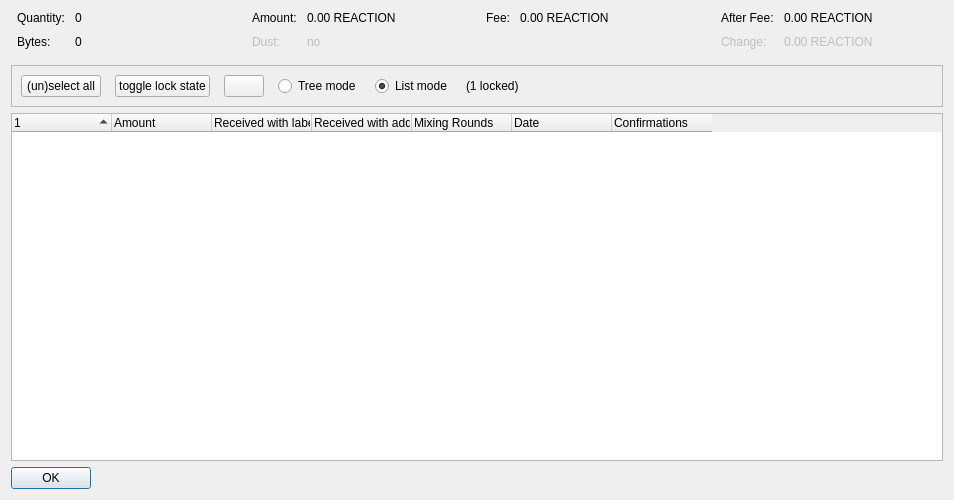
<?xml version="1.0" encoding="UTF-8"?>
<ui version="4.0">
 <class>CoinControlDialog</class>
 <widget class="QDialog" name="CoinControlDialog">
  <property name="geometry">
   <rect>
    <x>0</x>
    <y>0</y>
    <width>954</width>
    <height>500</height>
   </rect>
  </property>
  <property name="windowTitle">
   <string>Coin Selection</string>
  </property>
  <layout class="QVBoxLayout" name="verticalLayout">
   <item>
    <layout class="QHBoxLayout" name="horizontalLayoutTop" stretch="0,0,0,0">
     <property name="topMargin">
      <number>0</number>
     </property>
     <property name="bottomMargin">
      <number>10</number>
     </property>
     <item>
      <layout class="QFormLayout" name="formLayoutCoinControl1">
       <property name="horizontalSpacing">
        <number>10</number>
       </property>
       <property name="verticalSpacing">
        <number>10</number>
       </property>
       <property name="leftMargin">
        <number>6</number>
       </property>
       <property name="rightMargin">
        <number>6</number>
       </property>
       <item row="0" column="0">
        <widget class="QLabel" name="labelCoinControlQuantityText">
         <property name="text">
          <string>Quantity:</string>
         </property>
        </widget>
       </item>
       <item row="0" column="1">
        <widget class="QLabel" name="labelCoinControlQuantity">
         <property name="cursor">
          <cursorShape>IBeamCursor</cursorShape>
         </property>
         <property name="contextMenuPolicy">
          <enum>Qt::ActionsContextMenu</enum>
         </property>
         <property name="text">
          <string notr="true">0</string>
         </property>
         <property name="textInteractionFlags">
          <set>Qt::LinksAccessibleByMouse|Qt::TextSelectableByKeyboard|Qt::TextSelectableByMouse</set>
         </property>
        </widget>
       </item>
       <item row="1" column="0">
        <widget class="QLabel" name="labelCoinControlBytesText">
         <property name="text">
          <string>Bytes:</string>
         </property>
        </widget>
       </item>
       <item row="1" column="1">
        <widget class="QLabel" name="labelCoinControlBytes">
         <property name="cursor">
          <cursorShape>IBeamCursor</cursorShape>
         </property>
         <property name="contextMenuPolicy">
          <enum>Qt::ActionsContextMenu</enum>
         </property>
         <property name="text">
          <string notr="true">0</string>
         </property>
         <property name="textInteractionFlags">
          <set>Qt::LinksAccessibleByMouse|Qt::TextSelectableByKeyboard|Qt::TextSelectableByMouse</set>
         </property>
        </widget>
       </item>
      </layout>
     </item>
     <item>
      <layout class="QFormLayout" name="formLayoutCoinControl2">
       <property name="horizontalSpacing">
        <number>10</number>
       </property>
       <property name="verticalSpacing">
        <number>10</number>
       </property>
       <property name="leftMargin">
        <number>6</number>
       </property>
       <property name="rightMargin">
        <number>6</number>
       </property>
       <item row="0" column="0">
        <widget class="QLabel" name="labelCoinControlAmountText">
         <property name="text">
          <string>Amount:</string>
         </property>
        </widget>
       </item>
       <item row="0" column="1">
        <widget class="QLabel" name="labelCoinControlAmount">
         <property name="cursor">
          <cursorShape>IBeamCursor</cursorShape>
         </property>
         <property name="contextMenuPolicy">
          <enum>Qt::ActionsContextMenu</enum>
         </property>
         <property name="text">
          <string notr="true">0.00 REACTION</string>
         </property>
         <property name="textInteractionFlags">
          <set>Qt::LinksAccessibleByMouse|Qt::TextSelectableByKeyboard|Qt::TextSelectableByMouse</set>
         </property>
        </widget>
       </item>
       <item row="1" column="0">
        <widget class="QLabel" name="labelCoinControlLowOutputText">
         <property name="enabled">
          <bool>false</bool>
         </property>
         <property name="text">
          <string>Dust:</string>
         </property>
        </widget>
       </item>
       <item row="1" column="1">
        <widget class="QLabel" name="labelCoinControlLowOutput">
         <property name="enabled">
          <bool>false</bool>
         </property>
         <property name="cursor">
          <cursorShape>IBeamCursor</cursorShape>
         </property>
         <property name="contextMenuPolicy">
          <enum>Qt::ActionsContextMenu</enum>
         </property>
         <property name="text">
          <string notr="true">no</string>
         </property>
         <property name="textInteractionFlags">
          <set>Qt::LinksAccessibleByMouse|Qt::TextSelectableByKeyboard|Qt::TextSelectableByMouse</set>
         </property>
        </widget>
       </item>
      </layout>
     </item>
     <item>
      <layout class="QFormLayout" name="formLayoutCoinControl3">
       <property name="horizontalSpacing">
        <number>10</number>
       </property>
       <property name="verticalSpacing">
        <number>10</number>
       </property>
       <property name="leftMargin">
        <number>6</number>
       </property>
       <property name="rightMargin">
        <number>6</number>
       </property>
       <item row="0" column="0">
        <widget class="QLabel" name="labelCoinControlFeeText">
         <property name="text">
          <string>Fee:</string>
         </property>
        </widget>
       </item>
       <item row="0" column="1">
        <widget class="QLabel" name="labelCoinControlFee">
         <property name="cursor">
          <cursorShape>IBeamCursor</cursorShape>
         </property>
         <property name="contextMenuPolicy">
          <enum>Qt::ActionsContextMenu</enum>
         </property>
         <property name="text">
          <string notr="true">0.00 REACTION</string>
         </property>
         <property name="textInteractionFlags">
          <set>Qt::LinksAccessibleByMouse|Qt::TextSelectableByKeyboard|Qt::TextSelectableByMouse</set>
         </property>
        </widget>
       </item>
      </layout>
     </item>
     <item>
      <layout class="QFormLayout" name="formLayoutCoinControl4">
       <property name="horizontalSpacing">
        <number>10</number>
       </property>
       <property name="verticalSpacing">
        <number>10</number>
       </property>
       <property name="leftMargin">
        <number>6</number>
       </property>
       <property name="rightMargin">
        <number>6</number>
       </property>
       <item row="0" column="0">
        <widget class="QLabel" name="labelCoinControlAfterFeeText">
         <property name="text">
          <string>After Fee:</string>
         </property>
        </widget>
       </item>
       <item row="0" column="1">
        <widget class="QLabel" name="labelCoinControlAfterFee">
         <property name="cursor">
          <cursorShape>IBeamCursor</cursorShape>
         </property>
         <property name="contextMenuPolicy">
          <enum>Qt::ActionsContextMenu</enum>
         </property>
         <property name="text">
          <string notr="true">0.00 REACTION</string>
         </property>
         <property name="textInteractionFlags">
          <set>Qt::LinksAccessibleByMouse|Qt::TextSelectableByKeyboard|Qt::TextSelectableByMouse</set>
         </property>
        </widget>
       </item>
       <item row="1" column="0">
        <widget class="QLabel" name="labelCoinControlChangeText">
         <property name="enabled">
          <bool>false</bool>
         </property>
         <property name="text">
          <string>Change:</string>
         </property>
        </widget>
       </item>
       <item row="1" column="1">
        <widget class="QLabel" name="labelCoinControlChange">
         <property name="enabled">
          <bool>false</bool>
         </property>
         <property name="cursor">
          <cursorShape>IBeamCursor</cursorShape>
         </property>
         <property name="contextMenuPolicy">
          <enum>Qt::ActionsContextMenu</enum>
         </property>
         <property name="text">
          <string notr="true">0.00 REACTION</string>
         </property>
         <property name="textInteractionFlags">
          <set>Qt::LinksAccessibleByMouse|Qt::TextSelectableByKeyboard|Qt::TextSelectableByMouse</set>
         </property>
        </widget>
       </item>
      </layout>
     </item>
    </layout>
   </item>
   <item>
    <widget class="QFrame" name="frame">
     <property name="minimumSize">
      <size>
       <width>0</width>
       <height>40</height>
      </size>
     </property>
     <property name="frameShape">
      <enum>QFrame::StyledPanel</enum>
     </property>
     <property name="frameShadow">
      <enum>QFrame::Sunken</enum>
     </property>
     <layout class="QHBoxLayout" name="horizontalLayout">
      <item>
       <layout class="QHBoxLayout" name="horizontalLayoutPanel" stretch="0,0,0,0,0,0,0">
        <property name="spacing">
         <number>14</number>
        </property>
        <item>
         <widget class="QPushButton" name="pushButtonSelectAll">
          <property name="sizePolicy">
           <sizepolicy hsizetype="Maximum" vsizetype="Fixed">
            <horstretch>0</horstretch>
            <verstretch>0</verstretch>
           </sizepolicy>
          </property>
          <property name="text">
           <string>(un)select all</string>
          </property>
          <property name="autoDefault">
           <bool>false</bool>
          </property>
         </widget>
        </item>
        <item>
         <widget class="QPushButton" name="pushButtonToggleLock">
          <property name="sizePolicy">
           <sizepolicy hsizetype="Maximum" vsizetype="Fixed">
            <horstretch>0</horstretch>
            <verstretch>0</verstretch>
           </sizepolicy>
          </property>
          <property name="text">
           <string>toggle lock state</string>
          </property>
          <property name="autoDefault">
           <bool>false</bool>
          </property>
         </widget>
        </item>
        <item>
         <widget class="QPushButton" name="hideButton">
          <property name="sizePolicy">
           <sizepolicy hsizetype="Maximum" vsizetype="Fixed">
            <horstretch>0</horstretch>
            <verstretch>0</verstretch>
           </sizepolicy>
          </property>
          <property name="text">
           <string/>
          </property>
          <property name="autoDefault">
           <bool>false</bool>
          </property>
         </widget>
        </item>
        <item>
         <widget class="QRadioButton" name="radioTreeMode">
          <property name="sizePolicy">
           <sizepolicy hsizetype="Maximum" vsizetype="Fixed">
            <horstretch>0</horstretch>
            <verstretch>0</verstretch>
           </sizepolicy>
          </property>
          <property name="text">
           <string>Tree mode</string>
          </property>
         </widget>
        </item>
        <item>
         <widget class="QRadioButton" name="radioListMode">
          <property name="sizePolicy">
           <sizepolicy hsizetype="Maximum" vsizetype="Fixed">
            <horstretch>0</horstretch>
            <verstretch>0</verstretch>
           </sizepolicy>
          </property>
          <property name="text">
           <string>List mode</string>
          </property>
          <property name="checked">
           <bool>true</bool>
          </property>
         </widget>
        </item>
        <item>
         <widget class="QLabel" name="labelLocked">
          <property name="text">
           <string>(1 locked)</string>
          </property>
         </widget>
        </item>
        <item>
         <spacer name="horizontalSpacer">
          <property name="orientation">
           <enum>Qt::Horizontal</enum>
          </property>
          <property name="sizeHint" stdset="0">
           <size>
            <width>40</width>
            <height>20</height>
           </size>
          </property>
         </spacer>
        </item>
       </layout>
      </item>
     </layout>
    </widget>
   </item>
   <item>
    <widget class="CoinControlTreeWidget" name="treeWidget">
     <property name="contextMenuPolicy">
      <enum>Qt::CustomContextMenu</enum>
     </property>
     <property name="sortingEnabled">
      <bool>false</bool>
     </property>
     <property name="columnCount">
      <number>7</number>
     </property>
     <attribute name="headerShowSortIndicator" stdset="0">
      <bool>true</bool>
     </attribute>
     <attribute name="headerStretchLastSection">
      <bool>false</bool>
     </attribute>
     <column>
      <property name="text">
       <string/>
      </property>
     </column>
     <column>
      <property name="text">
       <string>Amount</string>
      </property>
     </column>
     <column>
      <property name="text">
       <string>Received with label</string>
      </property>
     </column>
     <column>
      <property name="text">
       <string>Received with address</string>
      </property>
     </column>
     <column>
      <property name="text">
       <string>Mixing Rounds</string>
      </property>
     </column>
     <column>
      <property name="text">
       <string>Date</string>
      </property>
     </column>
     <column>
      <property name="text">
       <string>Confirmations</string>
      </property>
      <property name="toolTip">
       <string>Confirmed</string>
      </property>
     </column>
    </widget>
   </item>
   <item>
    <widget class="QDialogButtonBox" name="buttonBox">
     <property name="sizePolicy">
      <sizepolicy hsizetype="Maximum" vsizetype="Fixed">
       <horstretch>0</horstretch>
       <verstretch>0</verstretch>
      </sizepolicy>
     </property>
     <property name="orientation">
      <enum>Qt::Horizontal</enum>
     </property>
     <property name="standardButtons">
      <set>QDialogButtonBox::Ok</set>
     </property>
    </widget>
   </item>
  </layout>
 </widget>
 <customwidgets>
  <customwidget>
   <class>CoinControlTreeWidget</class>
   <extends>QTreeWidget</extends>
   <header>qt/coincontroltreewidget.h</header>
  </customwidget>
 </customwidgets>
 <resources/>
 <connections/>
</ui>
